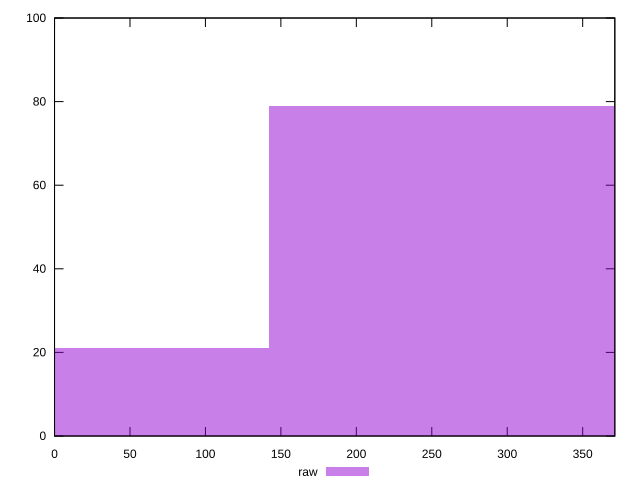

Write gnuplot code to recreate this figure.
reset

$raw <<EOF
284.11381047983457 79
0 21
EOF

set key outside below
set boxwidth 284.11381047983457
set xrange [0:371.298]
set yrange [0:100]
set trange [0:100]
set style fill transparent solid 0.5 noborder
set terminal svg size 640, 490 enhanced background rgb 'white'
set output "report_00019_2021-02-10T18-14-37.922Z//uses-rel-preconnect/samples/pages+cached/raw/histogram.svg"

plot $raw title "raw" with boxes

reset
